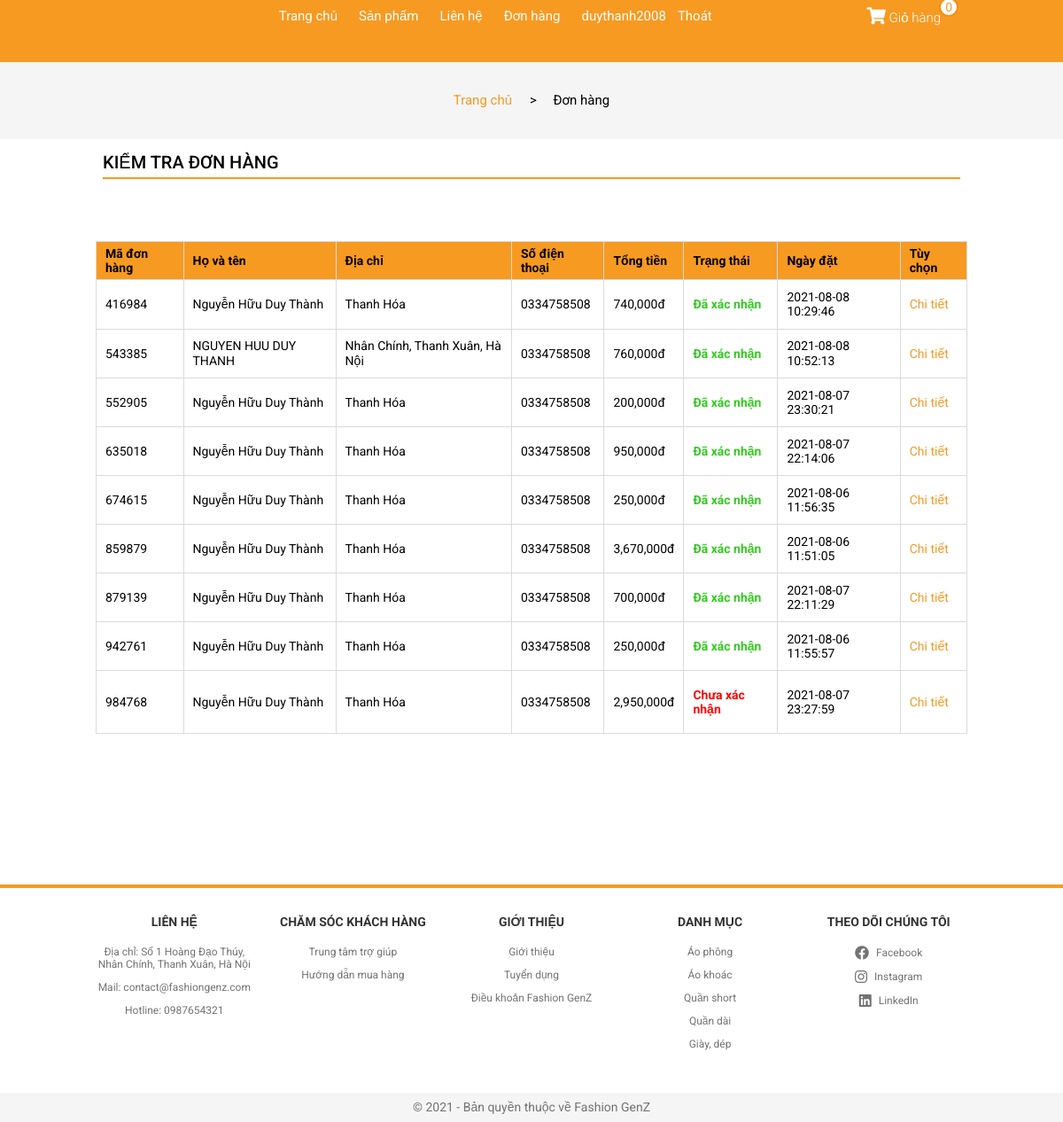
/?controller=donhang (signed in), run on an earlier commit of the app's database.
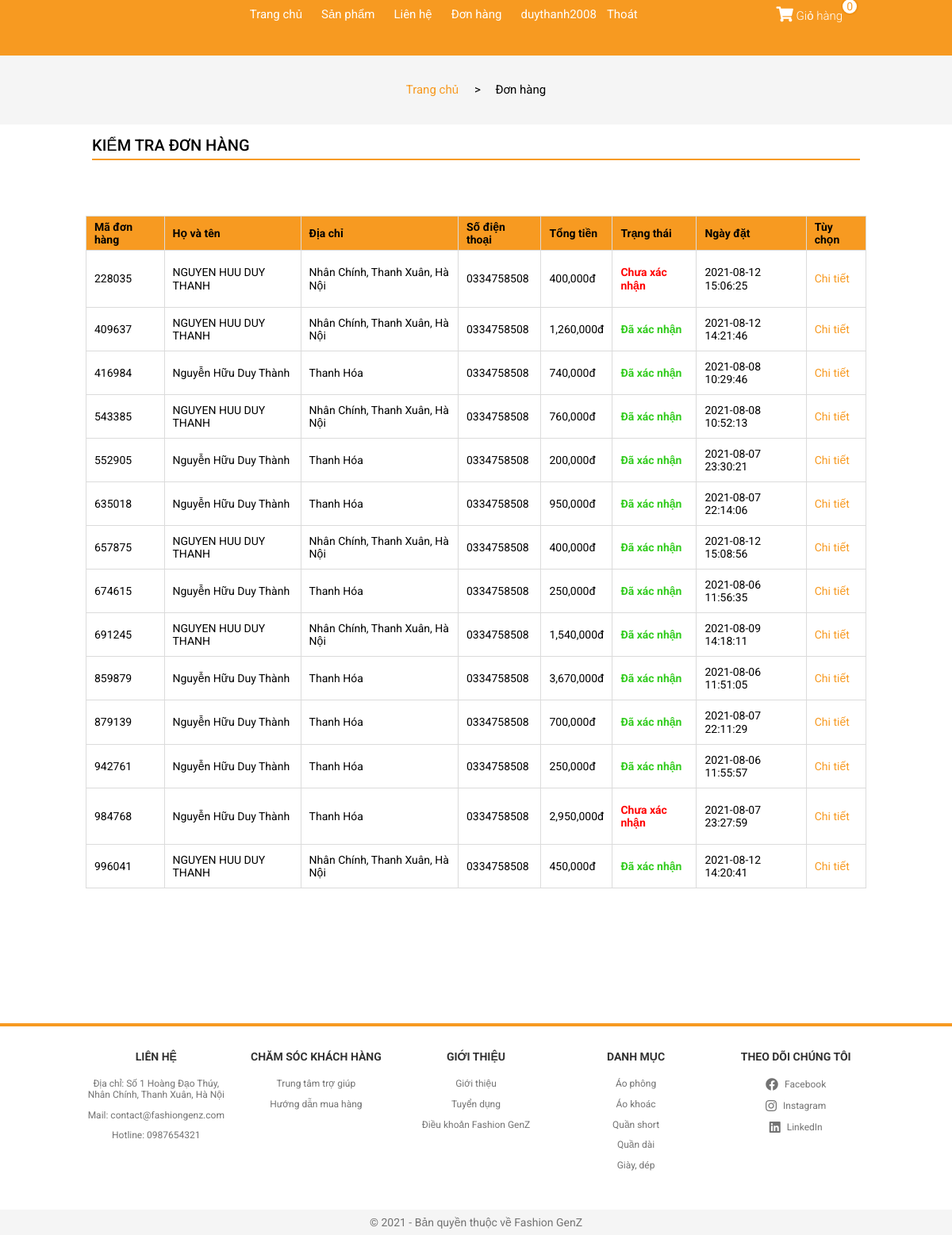
And on a later commit of the database.
### tables this page shows
CREATE TABLE `user_info` (
  `id` int(11) NOT NULL,
  `username` varchar(50) DEFAULT NULL,
  `password` varchar(50) DEFAULT NULL,
  `fullname` varchar(100) DEFAULT NULL,
  `email` varchar(100) DEFAULT NULL,
  `phone` varchar(20) DEFAULT NULL,
  `address` varchar(200) DEFAULT NULL,
  `code` int(11) DEFAULT NULL
);

CREATE TABLE `user_order` (
  `id` int(11) NOT NULL,
  `fullname` varchar(100) DEFAULT NULL,
  `address` varchar(200) DEFAULT NULL,
  `email` varchar(100) DEFAULT NULL,
  `phone` varchar(20) DEFAULT NULL,
  `amount` int(11) DEFAULT NULL,
  `status` int(11) DEFAULT NULL,
  `time_order` datetime DEFAULT NULL,
  `time_delivered` datetime DEFAULT NULL,
  `user_id` int(11) DEFAULT NULL
);

### Controller/C-donhang.php (called while the page is built, shortened)
<?php
    if(isset($_SESSION['customer'])){
        $user = $database->get('user_info', array('id'=>$_SESSION['customer']));
        $package_user = $database->get('user_order', array('user_id'=>$user[0]['id']));
    }
    require_once './View/V-donhang.php';
?>

### Model/M-database.php (called while the page is built, shortened)
<?php
    class database{
        protected $conn= null;
        protected $host='localhost';
        protected $user='root';
        protected $pass='';
        protected $dbname='fashiongenz';
        public function connect(){
             $this->conn = new mysqli($this->host,$this->user,$this->pass,$this->dbname);
        }
        public function get($table,$condition=array()){
          $sql= "SELECT * FROM $table ";
          if(!empty($condition)){
               $sql.="WHERE";
               foreach ($condition as $key => $value){
                    $sql.= " $key = '$value' AND";
               }
               $sql= trim($sql,"AND");
          }
          $query = mysqli_query($this->conn, $sql);
          $result=array();
          if ($query){
               while ($row= mysqli_fetch_assoc($query)){
                    $result[]=$row;
               }
          }
          return $result;
     }
    }
?>

### View/V-donhang.php (the view, shortened to what this page needs)
<!DOCTYPE html>
<html lang="en">
<head>
    <link rel="stylesheet" href="./Assets/Css/grid.css">
    <link rel="stylesheet" href="./Assets/Css/responsive.css">
    <link rel="stylesheet" href="./Assets/Css/main.css">
    <link rel="stylesheet" href="./Assets/Css/base.css">
    <link rel="stylesheet" href="https://cdnjs.cloudflare.com/ajax/libs/normalize/8.0.1/normalize.min.css" />
    <link rel="stylesheet" href="./Assets/Fonts/fontawesome-free-5.15.3-web/css/all.min.css">
</head>
<body>
        <div class="app">
            <header class="header">
                <div class="grid wide">
                    <nav class="header__navbar">
                        <ul class="header__navbar-list hide-on-mobile-tablet">
                            <li class="header__navbar-item">
                                <a href="?controller=trangchu" class="header__navbar-link">
                                    Trang chủ
                                </a>
                            </li>
                            <li class="header__navbar-item header__navbar-item-has-category">
                                <a href="?controller=sanpham" class="header__navbar-link">
                                    Sản phẩm
                                </a>
                            </li>
                            <li class="header__navbar-item">
                                <a href="?controller=lienhe" class="header__navbar-link">
                                    Liên hệ
                                </a>
                            </li>
                            <li class="header__navbar-item">
                                <a href="?controller=donhang" class="header__navbar-link">
                                    Đơn hàng
                                </a>
                            </li>
                            <?php
                                if(isset($_SESSION['customer']) && $_SESSION['customer'] != NULL){
                            ?>
                            <li class="header__navbar-item">
                               <a href="?controller=thongtinkhachhang" style="margin-left: 12px;
                                                  text-decoration: none;
                                                  padding: 0 6px;
                                                  font-size: 1.5rem;
                                                  color: var(--white-color);"> <?php echo $user[0]['username']?></a><a href="?controller=dangxuat" style="margin-left: 1px;" class="header__navbar-link">Thoát</a>
                            </li>
                            <?php } ?>
                        </ul>
                        <div class="header__navbar-cart">
                         <div class="header__navbar-cart-wrap">
                         <span class="header__navbar-cart-qty"><?php echo $_SESSION['qty'] ?></span>
                                <a href="?controller=giohang" class="header__navbar-cart-link">
                                    <i class="header__navbar-cart-icon fas fa-shopping-cart"></i>
                                    Giỏ hàng
                                </a>
                            </div>
                        </div>
                    </nav>
                </div>
            </header>
            <div class="content">
                <div class="account">
                    <div class="grid">
                        <div class="account__location">
                            <div>
                                <a class="accout__location-home" href="?controller=trangchu">Trang chủ</a>
                            </div>
                            <div>
                                <p class="accout__location-current"> > &nbsp;&nbsp;&nbsp; Đơn hàng</p>
                            </div>
                        </div>
                    </div>
                    <div class="grid wide">
                        <div class="account__heading">Kiểm tra đơn hàng</div>
                        <?php
                                if(isset($_SESSION['customer']) && $_SESSION['customer'] != NULL){
                        ?>
                            <?php if($package_user){ ?>
                                <div class="package-info">
                                    <table class="package-info__table">
                                        <thead>
                                            <tr>
                                                <th>Mã đơn hàng</th>
                                                <th>Họ và tên</th>
                                                <th>Địa chỉ</th>
                                                <th>Số điện thoại</th>
                                                <th>Tổng tiền</th>
                                                <th>Trạng thái</th>
                                                <th>Ngày đặt</th>
                                                <th>Tùy chọn</th>
                                            </tr>
                                        </thead>
                                        <tbody>
                                            <?php foreach($package_user as $key => $value){ ?>
                                            <tr>
                                                <td><?php echo $value['id'] ?></td>
                                                <td><?php echo $value['fullname'] ?></td>
                                                <td><?php echo $value['address'] ?></td>
                                                <td><?php echo $value['phone'] ?></td>
                                                <td><?php echo number_format($value['amount']); ?>đ</td>
                                                <td>
                                                    <?php if ($value['status'] == 0){ ?>
                                                        <p class="package-info__status-not-confirm">Chưa xác nhận</p>
                                                    <?php }else if ($value['status'] == 1){ ?>
                                                        <p class="package-info__status-confirmed">Đã xác nhận</p>
                                                    <?php } ?>
                                                </td>
                                                <td><?php echo $value['time_order'] ?></td>
                                                <td><a class="package-info__detail" href="?controller=chitietdonhang&id=<?php echo $value['id'] ?>">Chi tiết</a></td>
                                            </tr>
                                            <?php } ?>
                                        </tbody>
                                    </table>
                                </div>
                                <?php } else { ?>
                                        <h3 style="font-size: 1.8rem; text-align: center; margin: 180px 0 260px 0;">Quý khách chưa đặt đơn hàng nào, nếu quý khách đã đặt hàng, thông tin đơn hàng sẽ xuất hiện ở đây</h3>
                                <?php } ?>
                        <?php } ?>
                    </div>
                </div>
            </div>
            <footer class="footer">
            <div class="grid wide footer__content">
                    <div class="row">
                        <div class="col l-2-4 m-4 c-6">
                            <h3 class="footer__heading">Liên hệ</h3>
                            <ul class="footer__list">
                                <li class="footer__list-item">
                                    <p class="footer__list-item-link">Địa chỉ: Số 1 Hoàng Đạo Thúy, Nhân Chính, Thanh Xuân, Hà Nội</p>
                                </li>
                                <li class="footer__list-item">
                                    <p class="footer__list-item-link">Mail: contact@fashiongenz.com</p>
                                </li>
                                <li class="footer__list-item">
                                    <p class="footer__list-item-link">Hotline: 0987654321</p>
                                </li>
                            </ul>
                        </div>
                        <div class="col l-2-4 m-4 c-6">
                            <h3 class="footer__heading">Chăm sóc khách hàng</h3>
                            <ul class="footer__list">
                                <li class="footer__list-item">
                                    <a href="#" class="footer__list-item-link">Trung tâm trợ giúp</a>
                                </li>
                                <li class="footer__list-item">
                                    <a href="#" class="footer__list-item-link">Hướng dẫn mua hàng</a>
                                </li>
                            </ul>
                        </div>
                        <div class="col l-2-4 m-4 c-6">
                            <h3 class="footer__heading">Giới thiệu</h3>
                            <ul class="footer__list">
                                <li class="footer__list-item">
                                    <a href="#" class="footer__list-item-link">Giới thiệu</a>
                                </li>
                                <li class="footer__list-item">
                                    <a href="#" class="footer__list-item-link">Tuyển dụng</a>
                                </li>
                                <li class="footer__list-item">
                                    <a href="#" class="footer__list-item-link">Điều khoản Fashion GenZ</a>
                                </li>
                            </ul>
                        </div>
                        <div class="col l-2-4 m-4 c-6">
                            <h3 class="footer__heading">Danh mục</h3>
                            <ul class="footer__list">
                                <li class="footer__list-item">
                                    <a href="#" class="footer__list-item-link">Áo phông</a>
                                </li>
                                <li class="footer__list-item">
                                    <a href="#" class="footer__list-item-link">Áo khoác</a>
                                </li>
                                <li class="footer__list-item">
                                    <a href="#" class="footer__list-item-link">Quần short</a>
                                </li>
                                <li class="footer__list-item">
                                    <a href="#" class="footer__list-item-link">Quần dài</a>
                                </li>
                                <li class="footer__list-item">
                                    <a href="#" class="footer__list-item-link">Giày, dép</a>
                                </li>
                            </ul>
                        </div>
                        <div class="col l-2-4 m-4 c-6">
                            <h3 class="footer__heading">Theo dõi chúng tôi</h3>
                            <ul class="footer__list">
                                <li class="footer__list-item">
                                    <a href="#" class="footer__list-item-link"><i class="footer__list-item-icon fab fa-facebook"></i> Facebook</a>
                                </li>
                                <li class="footer__list-item">
                                    <a href="#" class="footer__list-item-link"><i class="footer__list-item-icon fab fa-instagram"></i> Instagram</a>
                                </li>
                                <li class="footer__list-item">
                                    <a href="#" class="footer__list-item-link"><i class="footer__list-item-icon fab fa-linkedin"></i> LinkedIn</a>
                                </li>
                            </ul>
                        </div>
                    </div>
                </div>
                <div class="footer__copryright">
                    <div class="grid wide">
                        <div class="row">
                            <p class="footer__copryright-text">© 2021 - Bản quyền thuộc về Fashion GenZ</p>
                        </div>
                    </div>
                </div>
            </footer>
        </div>
</body>
</html>

### index.php (shortened to what this page needs)
<?php
    require_once './Model/M-database.php';
    $database = new database();
    if (isset($_GET['controller'])){
        $controller = $_GET['controller'];
    }else{
        $controller = 'trangchu';
    }
    switch ($controller){
        case 'donhang':
            require_once './Controller/C-donhang.php';
            break;
    }
?>

### Assets/Css/grid.css (style rules this page uses)
.grid { width: 100%; display: block; padding: 0; }
.grid.wide { max-width: 1200px; margin: 0 auto; }
.row { display: flex; flex-wrap: wrap; margin-left: -4px; margin-right: -4px; }
.col { padding-left: 4px; padding-right: 4px; }
.c-6 { flex: 0 0 50%; max-width: 50%; }
@media (min-width: 740px) { .row { margin-left: -8px; margin-right: -8px; } }
@media (min-width: 740px) { .col { padding-left: 8px; padding-right: 8px; } }
@media (min-width: 740px) { .m-1, .m-2, .m-3, .m-4, .m-5, .m-6, .m-7, .m-8, .m-9, .m-10, .m-11, .m-12 { display: block; } }
@media (min-width: 740px) { .m-4 { flex: 0 0 33.33333%; max-width: 33.33333%; } }
@media (min-width: 1113px) { .row { margin-left: -12px; margin-right: -12px; } }
@media (min-width: 1113px) { .col { padding-left: 12px; padding-right: 12px; } }
@media (min-width: 1113px) { .l-1, .l-2, .l-2-4, .l-3, .l-4, .l-5, .l-6, .l-7, .l-8, .l-9, .l-10, .l-11, .l-12 { display: block; } }
@media (min-width: 1113px) { .l-2-4 { flex: 0 0 20%; max-width: 20%; } }
@media (min-width: 1024px) and (max-width: 1239px) { .wide { width: 984px; } }
@media (min-width: 1024px) and (max-width: 1239px) { .wide .row { margin-left: -12px; margin-right: -12px; } }
@media (min-width: 1024px) and (max-width: 1239px) { .wide .col { padding-left: 12px; padding-right: 12px; } }
@media (min-width: 1024px) and (max-width: 1239px) { .wide .l-1, .wide .l-2, .wide .l-2-4, .wide .l-3, .wide .l-4, .wide .l-5, .wide .l-6, .wide .l-7, .wide .l-8, .wide .l-9, .wide .l-10, .wide .l-11, .wide .l-12 { display: block; } }
@media (min-width: 1024px) and (max-width: 1239px) { .wide .l-2-4 { flex: 0 0 20%; max-width: 20%; } }

### Assets/Css/base.css (style rules this page uses)
:root { --white-color: #fff; --black-color: #000; --text-color: #333; --primary-color: #f79a21; --border-color: #dbdbdb; --header-height: 70px; }
* { box-sizing: inherit; scroll-behavior: smooth; }
html { font-size: 62.5%; line-height: 1.6; font-family: 'Roboto', sans-serif; box-sizing: border-box; }

What changed in the data, as far as the page shows it:
added user_order: id "228035", fullname "NGUYEN HUU DUY THANH", address "Nhân Chính, Thanh Xuân, Hà Nội", phone "0334758508", amount "400,000", status "Chưa xác nhận", time_order "2021-08-12 15:06:25"
added user_order: id "409637", fullname "NGUYEN HUU DUY THANH", address "Nhân Chính, Thanh Xuân, Hà Nội", phone "0334758508", amount "1,260,000", status "Đã xác nhận", time_order "2021-08-12 14:21:46"
added user_order: id "657875", fullname "NGUYEN HUU DUY THANH", address "Nhân Chính, Thanh Xuân, Hà Nội", phone "0334758508", amount "400,000", status "Đã xác nhận", time_order "2021-08-12 15:08:56"
added user_order: id "691245", fullname "NGUYEN HUU DUY THANH", address "Nhân Chính, Thanh Xuân, Hà Nội", phone "0334758508", amount "1,540,000", status "Đã xác nhận", time_order "2021-08-09 14:18:11"
added user_order: id "996041", fullname "NGUYEN HUU DUY THANH", address "Nhân Chính, Thanh Xuân, Hà Nội", phone "0334758508", amount "450,000", status "Đã xác nhận", time_order "2021-08-12 14:20:41"
